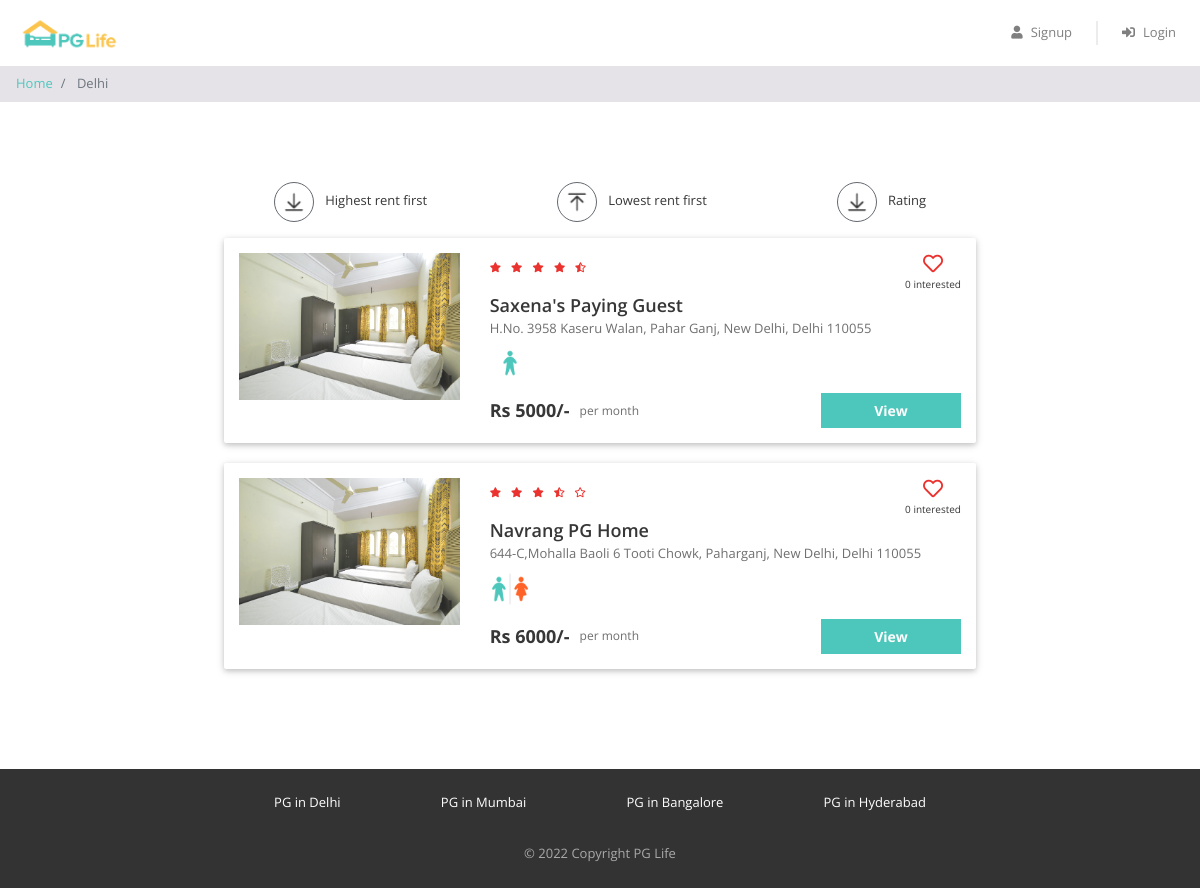
/PGLife/property_list.php?city=Delhi, run on the app's committed database.
### tables this page shows
CREATE TABLE `properties` (
  `id` int(11) NOT NULL,
  `city_id` int(11) DEFAULT NULL,
  `name` varchar(200) NOT NULL,
  `address` varchar(1000) DEFAULT NULL,
  `description` varchar(10000) DEFAULT NULL,
  `gender` enum('male','female','other') NOT NULL,
  `rent` int(11) NOT NULL,
  `rating_clean` float(3,1) DEFAULT NULL,
  `rating_food` float(3,1) DEFAULT NULL,
  `rating_safety` float(3,1) DEFAULT NULL
);

### PGLife/property_list.php (the view, shortened to what this page needs)
<?php
  require "includes/database_connect.php";
  if( $con )
  {
    $city = strtolower($_GET["city"]);
    $city = ucwords($city);
    $sql_query1 = "SELECT * FROM cities WHERE name='$city';";
    $city_result  = mysqli_query($con,$sql_query1);
    $properties_result = FALSE;
    if( $city_result && mysqli_num_rows($city_result)==1 )
    {
      $city_row = mysqli_fetch_assoc($city_result);
      $city_id = $city_row["id"];
      if( isset($_GET["filter"]) )
      {
        if( $_GET["filter"]=="rent_desc" )
        {
          $sql_query2 = "SELECT * FROM properties where city_id='$city_id' ORDER BY rent DESC;";
        }
        elseif( $_GET["filter"]=="rent_asc" )
        {
          $sql_query2 = "SELECT * FROM properties where city_id='$city_id' ORDER BY rent ASC;";
        }
        elseif( $_GET["filter"]=="rating_desc" )
        {
          $sql_query2 = "SELECT * FROM properties where city_id='$city_id' ORDER BY rating_food+rating_clean+rating_safety DESC;";
        }
      }
      else
      {
        $sql_query2 = "SELECT * FROM properties where city_id='$city_id';";
      }
      $properties_result = mysqli_query($con,$sql_query2);
    }
    elseif( mysqli_num_rows($city_result)==0 )
    {
    }
    elseif( !$city_result )
    {
      echo mysqli_error($con);
    }
  }
  else{
    echo "Database Connectivity Error!";
    echo mysqli_connect_error();
    exit();
  }
?>
<!DOCTYPE html>
<html lang="en">
<head>
    <link href="css/bootstrap.min.css" rel="stylesheet" />
    <link href="https://use.fontawesome.com/releases/v5.11.2/css/all.css" rel="stylesheet" />
    <link href="css/common.css" rel="stylesheet" />
    <link href="css/property_list.css" rel="stylesheet" />
</head>
<body>
  <?php require "./includes/header.php"; ?>
    <nav aria-label="breadcrumb">
        <ol class="breadcrumb py-2">
            <li class="breadcrumb-item">
                <a href="index.php">Home</a>
            </li>
            <li class="breadcrumb-item active" aria-current="page">
                <?php echo $city; ?>
            </li>
        </ol>
    </nav>
    <div class="page-container">
        <?php
          if( $properties_result && mysqli_num_rows($properties_result)>0 )
          {
            ?>
              <div class="filter-bar row justify-content-around">
                  <div class="col-auto">
                      <a class="filter-link" href="property_list.php?city=<?php echo $city;?>&filter=rent_desc">
                        <img src="img/desc.png" alt="sort-rent-desc" />
                        <span>Highest rent first</span>
                      </a>
                  </div>
                  <div class="col-auto">
                      <a class="filter-link" href="property_list.php?city=<?php echo $city;?>&filter=rent_asc">
                        <img src="img/asc.png" alt="sort-rent-asc" />
                        <span>Lowest rent first</span>
                      </a>
                  </div>
                  <div class="col-auto">
                      <a class="filter-link" href="property_list.php?city=<?php echo $city;?>&filter=rating_desc">
                        <img src="img/desc.png" alt="sort-rating-desc" />
                        <span>Rating</span>
                      </a>
                  </div>
              </div>
            <?php
            while( $property_row = mysqli_fetch_assoc($properties_result) )
            {
              $pg_id = $property_row["id"];
              $pg_name = $property_row["name"];
              $pg_address = $property_row["address"];
              $gender_allowed = $property_row["gender"];
              $pg_rent = $property_row["rent"];
              $pg_rating_overall = round(( $property_row["rating_clean"] + $property_row["rating_food"] + $property_row["rating_safety"] )/3 , 1 );
              $sql_interest = "SELECT * FROM interested_users_properties WHERE property_id = $pg_id; ";
              $interest_result = mysqli_query($con,$sql_interest);
              if( $interest_result ){
                $num_interested = mysqli_num_rows($interest_result);
              }
        ?>
              <div class="property-card row">
                  <div class="image-container col-md-4">
                      <img src="img/properties/1/1d4f0757fdb86d5f.jpg" />
                  </div>
                  <div class="content-container col-md-8">
                      <div class="row no-gutters justify-content-between">
                          <div class="star-container" title="<?php echo $pg_rating_overall; ?>">
                            <?php
                              $star_full = floor($pg_rating_overall);
                              $star_empty = 5-1-$star_full;
                              for( $i=1 ; $i<=$star_full ; $i++ ){
                                ?> <i class="fas fa-star"></i> <?php
                              }
                              if( ($pg_rating_overall - $star_full)>0.2 && ($pg_rating_overall - $star_full)<0.8 ){
                                ?> <i class="fas fa-star-half-alt"></i> <?php
                              }
                              elseif( ($pg_rating_overall - $star_full)>=0.8 ){
                                ?> <i class="fas fa-star"></i> <?php
                              }
                              elseif( ($pg_rating_overall - $star_full)<=0.2 ){
                                ?> <i class="far fa-star"></i> <?php
                              }
                              for( $i=1 ; $i<=$star_empty ; $i++ ){
                                ?> <i class="far fa-star"></i> <?php
                              }
                            ?>
                          </div>
                          <div class="interested-container <?php echo "property-id-" . $pg_id; ?>">
                            <?php
                              if( isset($_SESSION["user_id"]) && mysqli_num_rows($isLiked_result)==1 ){
                            ?>
                                <i class="is-interested-image fas fa-heart" property_id=<?php echo $pg_id; ?> ></i>
                            <?php
                              }
                              else{
                            ?>
                                <i class="is-interested-image far fa-heart" property_id=<?php echo $pg_id; ?> ></i>
                            <?php
                              } ?>
                              <div class="interested-text">
                                <?php if( $interest_result ){ ?>
                                  <span class="interested-user-count"><?php echo $num_interested; ?></span> interested
                                <?php } ?>
                              </div>
                          </div>
                      </div>
                      <div class="detail-container">
                          <div class="property-name"><?php echo $pg_name; ?></div>
                          <div class="property-address"><?php echo $pg_address; ?></div>
                          <div class="property-gender">
                              <?php
                                if( $gender_allowed=='male' ){
                                  ?> <img src="img/male.png" /> <?php
                                }
                                elseif( $gender_allowed=='female' ){
                                  ?> <img src="img/female.png" /> <?php
                                }
                                else{
                                  ?> <img src="img/unisex.png" /> <?php
                                }
                              ?>
                          </div>
                      </div>
                      <div class="row no-gutters">
                          <div class="rent-container col-6">
                              <div class="rent">Rs <?php echo $pg_rent; ?>/-</div>
                              <div class="rent-unit">per month</div>
                          </div>
                          <div class="button-container col-6">
                              <a href="property_detail.php?property_id=<?php echo $pg_id ;?>" class="btn btn-primary">View</a>
                          </div>
                      </div>
                  </div>
              </div>
        <?php
            }
          }
          elseif( !$city_result )
          {
            echo mysqli_error($con);
          }
          elseif( !$properties_result )
          {
            echo mysqli_error($con);
          }
        ?>
    </div>
    <?php require "./includes/footer.php" ?>
</body>
</html>

### PGLife/includes/header.php (shortened to what this page needs)
<div class="header sticky-top">
    <nav class="navbar navbar-expand-md navbar-light">
        <a class="navbar-brand" href="../index.php">
            <img src="/PGLIFE/img/logo.png" />
        </a>
        <div class="collapse navbar-collapse justify-content-end" id="my-navbar">
            <ul class="navbar-nav">
              <?php
               if ( !isset($_SESSION["user_id"]) )
                {
              ?>
                <li class="nav-item">
                    <a class="nav-link" href="#" data-toggle="modal" data-target="#signup-modal">
                        <i class="fas fa-user"></i>Signup
                    </a>
                </li>
                <div class="nav-vl"></div>
                <li class="nav-item">
                    <a class="nav-link" href="#" data-toggle="modal" data-target="#login-modal">
                        <i class="fas fa-sign-in-alt"></i>Login
                    </a>
                </li>
              <?php
                }
              ?>
            </ul>
        </div>
    </nav>
</div>

### PGLife/includes/footer.php
<?php
  $property_list_path = "/PGLIFE/property_list.php";
?>
<div class="footer">
    <div class="page-container footer-container">
        <div class="footer-cities">
            <div class="footer-city">
                <a href="<?php echo $property_list_path.'?city=Delhi'; ?>">PG in Delhi</a>
            </div>
            <div class="footer-city">
                <a href="<?php echo $property_list_path.'?city=Mumbai'; ?>">PG in Mumbai</a>
            </div>
            <div class="footer-city">
                <a href="<?php echo $property_list_path.'?city=Bengaluru'; ?>">PG in Bangalore</a>
            </div>
            <div class="footer-city">
                <a href="<?php echo $property_list_path.'?city=Hyderabad'; ?>">PG in Hyderabad</a>
            </div>
        </div>
        <div class="footer-copyright">© 2022 Copyright PG Life </div>
    </div>
</div>

### PGLife/css/common.css (style rules this page uses)
* { box-sizing: border-box; font-family: 'Open Sans', sans-serif; }
body { color: #373737; font-size: 16px; position: relative; }
.btn-primary, .btn-warning, .btn-danger { color: white; font-weight: bold; }
.breadcrumb { background-color: #e5e3e8; font-size: 13px; border-radius: 0px; margin-bottom: 0px; }
.page-container { max-width: 800px; padding: 80px 24px; margin: auto; }
.header { background-color: white; font-size: 13px; }
.header .navbar .navbar-brand img { height: 40px; }
.header .navbar .nav-item i { margin-right: 8px; }
.header .nav-vl { border-left: 2px solid #d6d6d678; height: 24px; margin: auto 16px; display: block; }
.footer { background-color: #333333; font-size: 13px; }
.footer-container { padding: 24px; }
.footer-cities { display: flex; flex-wrap: wrap; justify-content: space-around; }
.footer-city { margin-bottom: 8px; text-align: center; }
.footer-city a { color: #ffffff; }
.footer-copyright { color: #a9a9a9; text-align: center; padding-top: 24px; }

### PGLife/css/property_list.css (style rules this page uses)
.filter-bar > div { cursor: pointer; font-size: 13px; text-align: center; margin-bottom: 16px; }
.filter-bar img { width: 40px; height: 40px; border-radius: 40px; border: 1px solid #646870; padding: 6px; margin-right: 8px; }
.property-card { background-color: #ffffff; border-radius: 2px; padding: 15px 0px; margin: 0px auto 20px; box-shadow: 0 2px 5px 0 rgba(0, 0, 0, 0.16), 0 2px 10px 0 rgba(0, 0, 0, 0.12); }
.image-container { text-align: center; }
.image-container img { width: 100%; max-width: 300px; }
.star-container i { color: #EA322E; font-size: 10px; margin-right: 6px; }
.interested-container { text-align: center; }
.interested-container i { color: #EA322E; font-size: 20px; cursor: pointer; }
.interested-text { font-size: 10px; }
.detail-container { padding-bottom: 10px; }
.property-name { font-size: 18px; font-weight: 600; }
.property-address { color: #6f6f6f; font-size: 13px; padding-bottom: 5px; }
.property-gender img { width: 40px; }
.rent-container { display: flex; align-items: center; }
.rent { font-size: 18px; font-weight: bold; padding-right: 10px; }
.rent-unit { color: #6f6f6f; font-size: 12px; }
.button-container .btn { font-size: 14px; border-radius: 0px; width: 140px; float: right; }

### PGLife/property_list.php (style rules this page uses)
.filter-link, .filter-link:hover { text-decoration: none; color: inherit; }

### data on the page
properties: num_interested "0", name "Saxena's Paying Guest", address "H.No. 3958 Kaseru Walan, Pahar Ganj, New Delhi, Delhi 110055", rent "5000"
properties: num_interested "0", name "Navrang PG Home", address "644-C,Mohalla Baoli 6 Tooti Chowk, Paharganj, New Delhi, Delhi 110055", rent "6000"

### other printed values
$city "Delhi"
